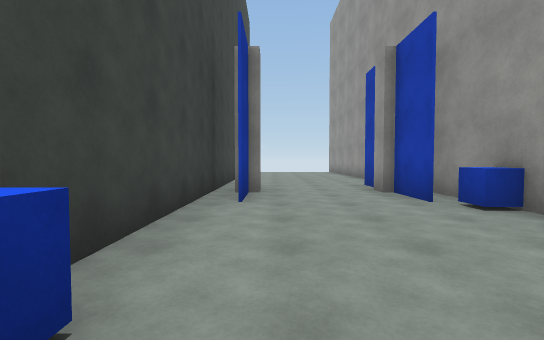
[1] (above)

12 first-person views from a walk through a scene from a Unity 3-D project. The camera is 1.3 m above the floor, tilts 2° down and sees 90° across. The floor is counted in squares, 2 m on a side. Each view is taken from the middle of a square. On the plan, view 1 faces up. The plan holds only what a view shows up to about 9 squares ahead; the rest is blank. The place goes on beyond the plan. The player is left out. Surface patterns are stand-ins for the level's own textures.

[2]
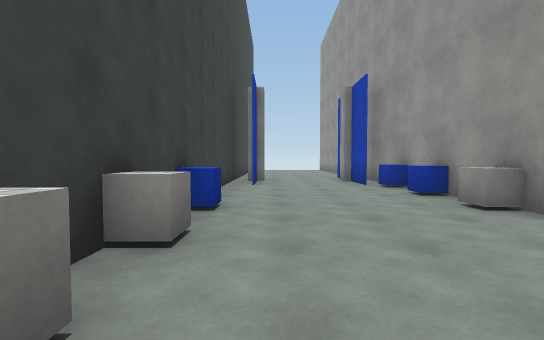

[3]
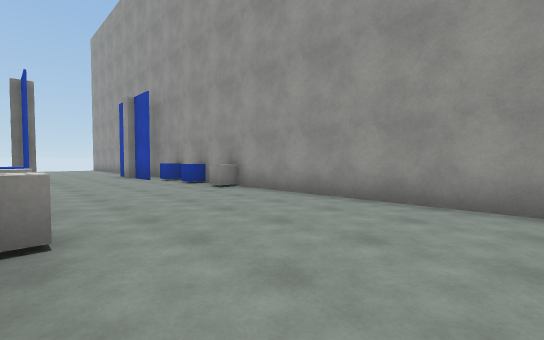

[4]
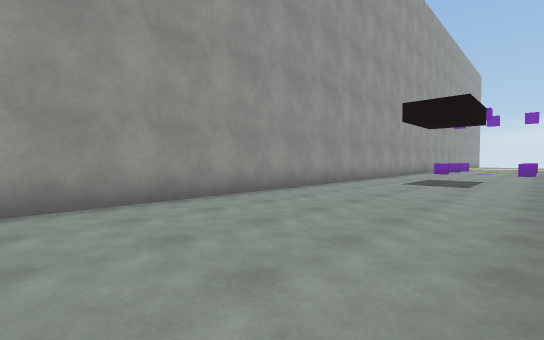

[5]
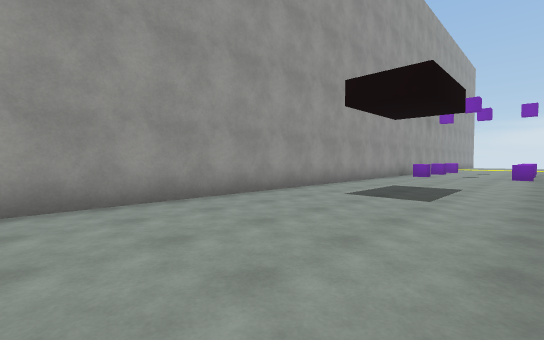

[6]
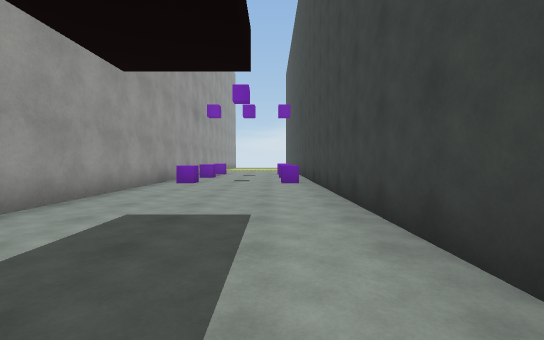

[7]
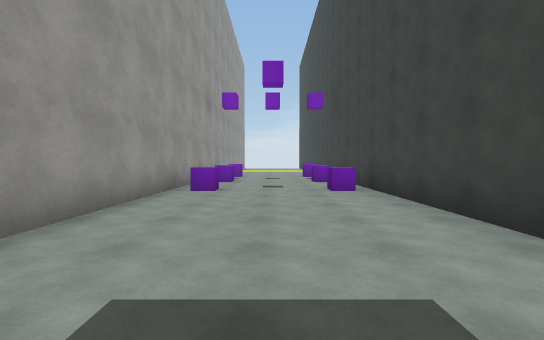

[8]
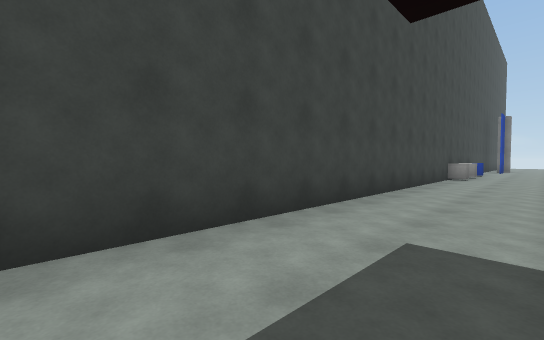

[9]
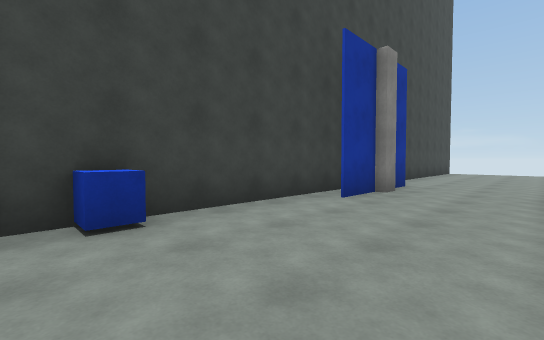

[10]
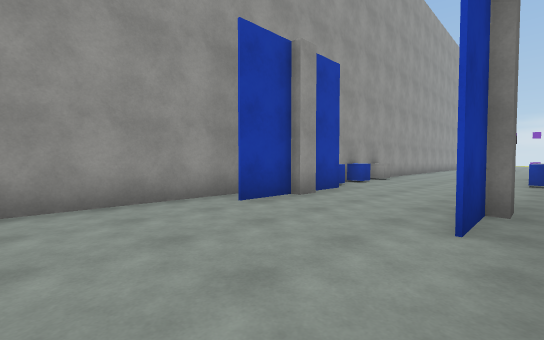

[11]
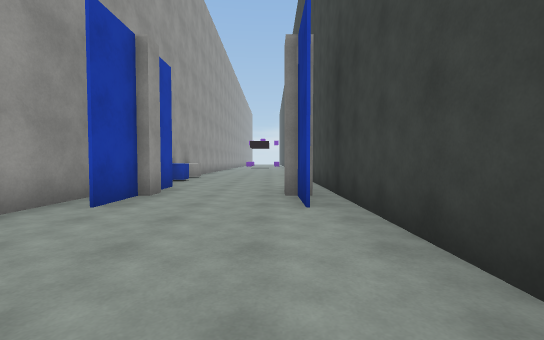

[12]
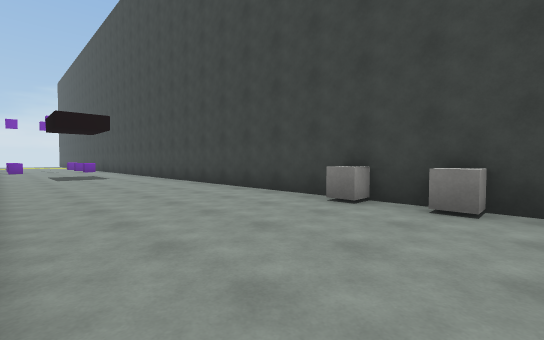

### Floor plan
Points are (right, up) in squares from view 1. A wall is a line through its corners. A room is listed if a view was taken in it or the views show most of it. See-through windows are left out.
Room 1 (views 1, 2, 3, 4, 5, 6, 7, 8, 9, 12)
walls: (-1.3, -2.4) (-1.3, -18.5); (3.2, 2.4) (3.2, 8.6); (2.5, 4.4) (2.5, 5.5); (-0.2, 5.5) (-0.8, 5.5) (-0.8, 6) (-0.2, 6) (-0.2, 5.5); (2.2, 5.5) (2.2, 6); (-0.5, 5.6) (-0.5, 4.2) (-0.5, 5.2); (-0.5, 6) (-0.5, 7.2) (-0.5, 6); (2.5, 6) (2.5, 7.2); (3.2, -18.5) (3.2, 0.5); (-1.3, 7.4) (-1.3, -0.6)
ways out: opening at (1.2, 7.5) to room 2
objects: cube (-1, -2); cube (-1, -1); blue cube (-1, 1); purple cube (0, -18); purple cube (2, -18); cube (3, 1); blue cube (3, 2); blue cube (3, 4)
Room 2 (views 10, 11)
walls: (-1.3, 9.9) (-1.3, 7.4); (3.2, 8.6) (3.2, 10.1)
ways out: opening at (1.2, 7.5) to room 1

Positions as (right, up) in squares from view 1, and headings:
1: (0, 0), facing up
2: (0, -3), facing up
3: (-1, -5), facing up-right
4: (-1, -3), facing down-right
5: (-1, -6), facing down-right
6: (0, -10), facing down
7: (1, -12), facing down
8: (1, -13), facing up-left
9: (2, 0), facing up-left
10: (-1, 10), facing down-right
11: (0, 11), facing down
12: (3, 0), facing down-left
